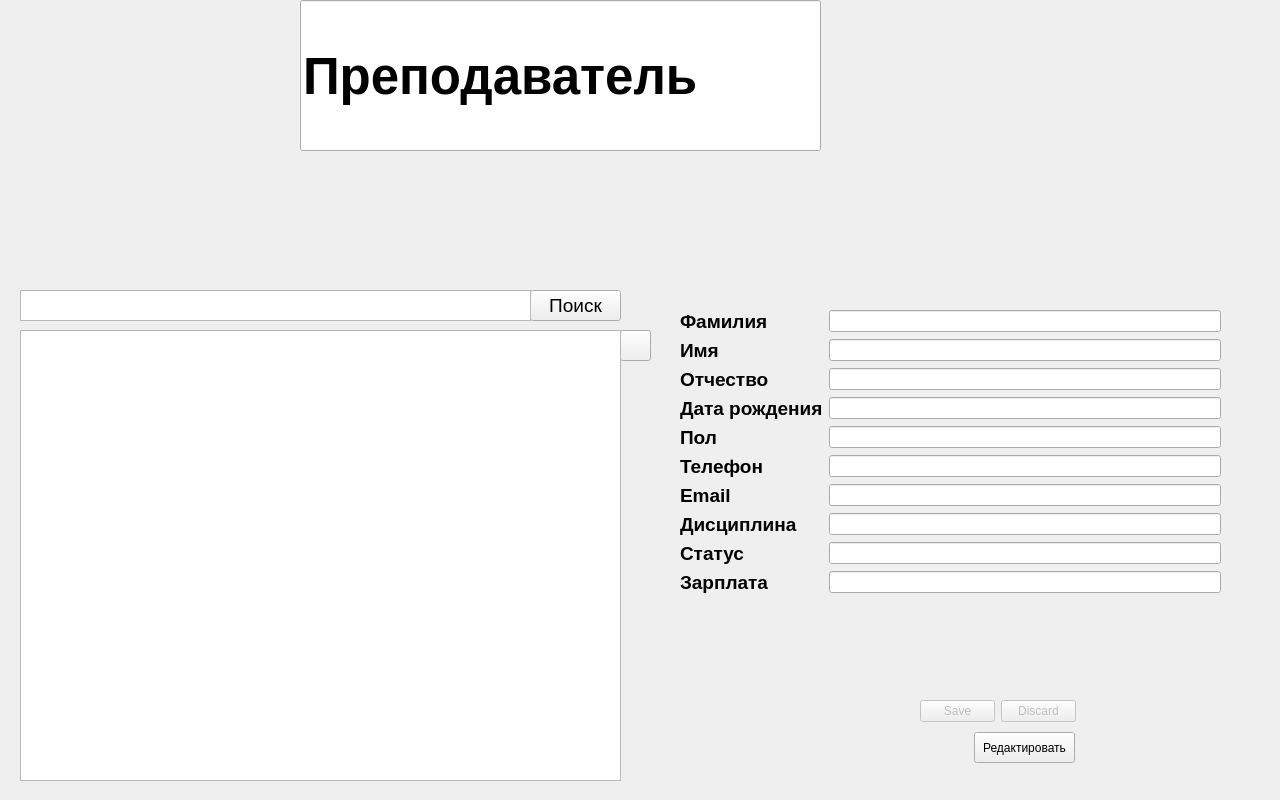
<?xml version="1.0" encoding="UTF-8"?>
<ui version="4.0">
 <class>teachers</class>
 <widget class="QWidget" name="teachers">
  <property name="geometry">
   <rect>
    <x>0</x>
    <y>0</y>
    <width>1280</width>
    <height>800</height>
   </rect>
  </property>
  <property name="windowTitle">
   <string>Form</string>
  </property>
  <widget class="QLabel" name="label_pageTeachers">
   <property name="geometry">
    <rect>
     <x>0</x>
     <y>0</y>
     <width>1280</width>
     <height>800</height>
    </rect>
   </property>
   <property name="text">
    <string/>
   </property>
   <property name="pixmap">
    <pixmap>DesignImages/fon_end.png</pixmap>
   </property>
  </widget>
  <widget class="QLineEdit" name="lineTeachers">
   <property name="geometry">
    <rect>
     <x>300</x>
     <y>0</y>
     <width>521</width>
     <height>151</height>
    </rect>
   </property>
   <property name="font">
    <font>
     <pointsize>38</pointsize>
     <weight>75</weight>
     <bold>true</bold>
    </font>
   </property>
   <property name="text">
    <string>Преподаватель</string>
   </property>
  </widget>
  <widget class="QLabel" name="labAvatar">
   <property name="geometry">
    <rect>
     <x>870</x>
     <y>60</y>
     <width>227</width>
     <height>242</height>
    </rect>
   </property>
   <property name="text">
    <string/>
   </property>
   <property name="pixmap">
    <pixmap>DesignImages/Photo.png</pixmap>
   </property>
  </widget>
  <widget class="QTextEdit" name="textSearch">
   <property name="geometry">
    <rect>
     <x>20</x>
     <y>290</y>
     <width>511</width>
     <height>31</height>
    </rect>
   </property>
  </widget>
  <widget class="QPushButton" name="buttonSearch">
   <property name="geometry">
    <rect>
     <x>530</x>
     <y>290</y>
     <width>91</width>
     <height>31</height>
    </rect>
   </property>
   <property name="font">
    <font>
     <pointsize>14</pointsize>
    </font>
   </property>
   <property name="text">
    <string>Поиск</string>
   </property>
  </widget>
  <widget class="QWidget" name="formLayoutWidget">
   <property name="geometry">
    <rect>
     <x>680</x>
     <y>310</y>
     <width>541</width>
     <height>336</height>
    </rect>
   </property>
   <layout class="QFormLayout" name="formLayout">
    <item row="0" column="0">
     <widget class="QLabel" name="lab_Lastname">
      <property name="font">
       <font>
        <pointsize>14</pointsize>
        <weight>75</weight>
        <bold>true</bold>
       </font>
      </property>
      <property name="text">
       <string>Фамилия</string>
      </property>
     </widget>
    </item>
    <item row="0" column="1">
     <widget class="QLineEdit" name="line_Lastname"/>
    </item>
    <item row="1" column="0">
     <widget class="QLabel" name="lab_Firstname">
      <property name="font">
       <font>
        <pointsize>14</pointsize>
        <weight>75</weight>
        <bold>true</bold>
       </font>
      </property>
      <property name="text">
       <string>Имя</string>
      </property>
     </widget>
    </item>
    <item row="1" column="1">
     <widget class="QLineEdit" name="line_Firstname"/>
    </item>
    <item row="2" column="0">
     <widget class="QLabel" name="lab_Patronymic">
      <property name="font">
       <font>
        <pointsize>14</pointsize>
        <weight>75</weight>
        <bold>true</bold>
       </font>
      </property>
      <property name="text">
       <string>Отчество</string>
      </property>
     </widget>
    </item>
    <item row="2" column="1">
     <widget class="QLineEdit" name="line_Patronymic"/>
    </item>
    <item row="3" column="0">
     <widget class="QLabel" name="lab_Age">
      <property name="font">
       <font>
        <pointsize>14</pointsize>
        <weight>75</weight>
        <bold>true</bold>
       </font>
      </property>
      <property name="text">
       <string>Дата рождения</string>
      </property>
     </widget>
    </item>
    <item row="3" column="1">
     <widget class="QLineEdit" name="line_Age"/>
    </item>
    <item row="4" column="0">
     <widget class="QLabel" name="lab_Sex">
      <property name="font">
       <font>
        <pointsize>14</pointsize>
        <weight>75</weight>
        <bold>true</bold>
       </font>
      </property>
      <property name="text">
       <string>Пол</string>
      </property>
     </widget>
    </item>
    <item row="4" column="1">
     <widget class="QLineEdit" name="line_Sex"/>
    </item>
    <item row="5" column="0">
     <widget class="QLabel" name="lab_Phone">
      <property name="font">
       <font>
        <pointsize>14</pointsize>
        <weight>75</weight>
        <bold>true</bold>
       </font>
      </property>
      <property name="text">
       <string>Телефон</string>
      </property>
     </widget>
    </item>
    <item row="5" column="1">
     <widget class="QLineEdit" name="line_Phone"/>
    </item>
    <item row="6" column="0">
     <widget class="QLabel" name="lab_Email">
      <property name="font">
       <font>
        <pointsize>14</pointsize>
        <weight>75</weight>
        <bold>true</bold>
       </font>
      </property>
      <property name="text">
       <string>Email</string>
      </property>
     </widget>
    </item>
    <item row="6" column="1">
     <widget class="QLineEdit" name="line_Email"/>
    </item>
    <item row="7" column="0">
     <widget class="QLabel" name="lab_Discipline">
      <property name="font">
       <font>
        <pointsize>14</pointsize>
        <weight>75</weight>
        <bold>true</bold>
       </font>
      </property>
      <property name="text">
       <string>Дисциплина</string>
      </property>
     </widget>
    </item>
    <item row="7" column="1">
     <widget class="QLineEdit" name="line_Discipline"/>
    </item>
    <item row="8" column="0">
     <widget class="QLabel" name="lab_Status">
      <property name="font">
       <font>
        <pointsize>14</pointsize>
        <weight>75</weight>
        <bold>true</bold>
       </font>
      </property>
      <property name="text">
       <string>Статус</string>
      </property>
     </widget>
    </item>
    <item row="8" column="1">
     <widget class="QLineEdit" name="line_Status"/>
    </item>
    <item row="9" column="0">
     <widget class="QLabel" name="lab_Salary">
      <property name="font">
       <font>
        <pointsize>14</pointsize>
        <weight>75</weight>
        <bold>true</bold>
       </font>
      </property>
      <property name="text">
       <string>Зарплата</string>
      </property>
     </widget>
    </item>
    <item row="9" column="1">
     <widget class="QLineEdit" name="line_Salary"/>
    </item>
   </layout>
   <zorder>lab_Lastname</zorder>
   <zorder>line_Lastname</zorder>
   <zorder>lab_Firstname</zorder>
   <zorder>line_Firstname</zorder>
   <zorder>lab_Patronymic</zorder>
   <zorder>line_Patronymic</zorder>
   <zorder>line_Age</zorder>
   <zorder>lab_Sex</zorder>
   <zorder>line_Sex</zorder>
   <zorder>lab_Phone</zorder>
   <zorder>line_Phone</zorder>
   <zorder>lab_Email</zorder>
   <zorder>line_Email</zorder>
   <zorder>line_Discipline</zorder>
   <zorder>lab_Status</zorder>
   <zorder>line_Status</zorder>
   <zorder>lab_Salary</zorder>
   <zorder>line_Salary</zorder>
   <zorder>lab_Age</zorder>
   <zorder>lab_Discipline</zorder>
  </widget>
  <widget class="QPushButton" name="buttonEdit">
   <property name="geometry">
    <rect>
     <x>974</x>
     <y>732</y>
     <width>101</width>
     <height>31</height>
    </rect>
   </property>
   <property name="text">
    <string>Редактировать</string>
   </property>
  </widget>
  <widget class="QDialogButtonBox" name="buttonBoxSubmitCancel">
   <property name="enabled">
    <bool>false</bool>
   </property>
   <property name="geometry">
    <rect>
     <x>920</x>
     <y>700</y>
     <width>156</width>
     <height>23</height>
    </rect>
   </property>
   <property name="standardButtons">
    <set>QDialogButtonBox::Discard|QDialogButtonBox::Save</set>
   </property>
  </widget>
  <widget class="QPushButton" name="buttonAdd">
   <property name="geometry">
    <rect>
     <x>620</x>
     <y>330</y>
     <width>31</width>
     <height>31</height>
    </rect>
   </property>
   <property name="text">
    <string/>
   </property>
   <property name="icon">
    <iconset>
     <normaloff>DesignImages/Add_end.png</normaloff>DesignImages/Add_end.png</iconset>
   </property>
   <property name="iconSize">
    <size>
     <width>31</width>
     <height>31</height>
    </size>
   </property>
  </widget>
  <widget class="QTableView" name="tableTeachers">
   <property name="geometry">
    <rect>
     <x>20</x>
     <y>330</y>
     <width>601</width>
     <height>451</height>
    </rect>
   </property>
  </widget>
  <zorder>label_pageTeachers</zorder>
  <zorder>formLayoutWidget</zorder>
  <zorder>buttonBoxSubmitCancel</zorder>
  <zorder>buttonEdit</zorder>
  <zorder>buttonSearch</zorder>
  <zorder>labAvatar</zorder>
  <zorder>textSearch</zorder>
  <zorder>lineTeachers</zorder>
  <zorder>buttonAdd</zorder>
  <zorder>tableTeachers</zorder>
 </widget>
 <resources/>
 <connections/>
</ui>
